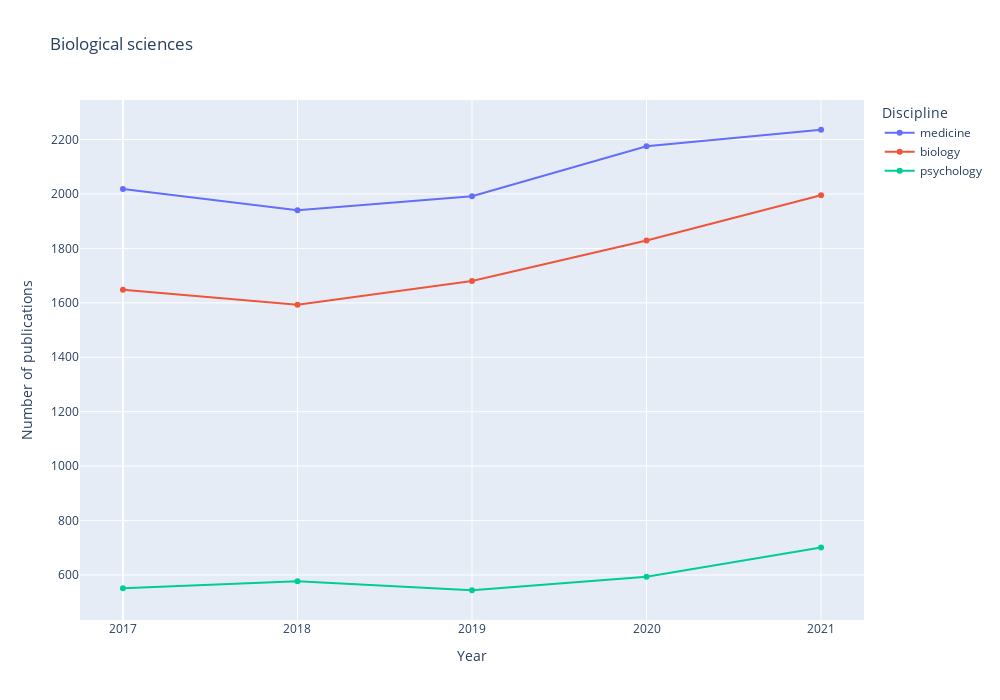

Notebook code cell kept with this figure:
### Code cell
fig = px.line(new_df_science, title="Biological sciences", markers=True)
fig.update_layout(
    xaxis = dict(
        tickmode = 'array',
        tickvals = [0 , 1 , 2 , 3 , 4], 
        ticktext =['2017','2018','2019','2020','2021']
    )
)
fig.update_layout(
     xaxis_title="Year",
    yaxis_title="Number of publications",
    legend_title="Discipline",
    autosize=False,
    width=1000,
    height=700,)
# fig.update_yaxes(range=[-100, 3700])

fig.show()

### Figure 1 — Plotly figure (JSON) as saved in the notebook; plotly's stock layout.template omitted (floating-point values rounded to 4 significant figures)
{"data": [{"hovertemplate": "variable=medicine<br>index=%{x}<br>value=%{y}<extra></extra>", "legendgroup": "medicine", "line": {"color": "#636efa", "dash": "solid"}, "marker": {"symbol": "circle"}, "mode": "markers+lines", "name": "medicine", "orientation": "v", "showlegend": true, "type": "scatter", "x": [0, 1, 2, 3, 4], "xaxis": "x", "y": [2018, 1940, 1992, 2175, 2236], "yaxis": "y"}, {"hovertemplate": "variable=biology<br>index=%{x}<br>value=%{y}<extra></extra>", "legendgroup": "biology", "line": {"color": "#EF553B", "dash": "solid"}, "marker": {"symbol": "circle"}, "mode": "markers+lines", "name": "biology", "orientation": "v", "showlegend": true, "type": "scatter", "x": [0, 1, 2, 3, 4], "xaxis": "x", "y": [1648, 1593, 1680, 1829, 1995], "yaxis": "y"}, {"hovertemplate": "variable=psychology<br>index=%{x}<br>value=%{y}<extra></extra>", "legendgroup": "psychology", "line": {"color": "#00cc96", "dash": "solid"}, "marker": {"symbol": "circle"}, "mode": "markers+lines", "name": "psychology", "orientation": "v", "showlegend": true, "type": "scatter", "x": [0, 1, 2, 3, 4], "xaxis": "x", "y": [551, 577, 544, 594, 701], "yaxis": "y"}], "layout": {"autosize": false, "height": 700, "legend": {"title": {"text": "Discipline"}, "tracegroupgap": 0}, "title": {"text": "Biological sciences"}, "width": 1000, "xaxis": {"anchor": "y", "domain": [0, 1], "tickmode": "array", "ticktext": ["2017", "2018", "2019", "2020", "2021"], "tickvals": [0, 1, 2, 3, 4], "title": {"text": "Year"}}, "yaxis": {"anchor": "x", "domain": [0, 1], "title": {"text": "Number of publications"}}}}
